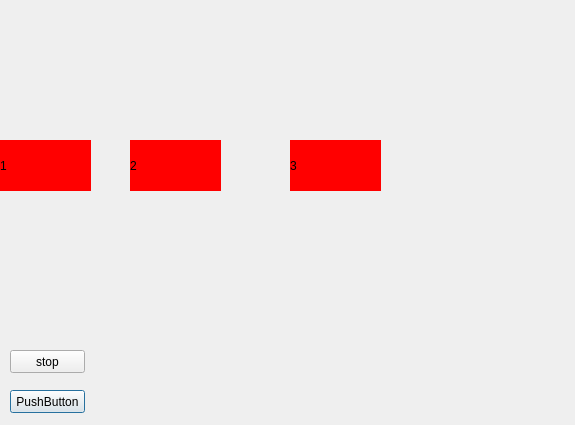
<?xml version="1.0" encoding="UTF-8"?>
<ui version="4.0">
 <class>Dialog</class>
 <widget class="QDialog" name="Dialog">
  <property name="geometry">
   <rect>
    <x>0</x>
    <y>0</y>
    <width>575</width>
    <height>425</height>
   </rect>
  </property>
  <property name="windowTitle">
   <string>Dialog</string>
  </property>
  <widget class="QLabel" name="label">
   <property name="geometry">
    <rect>
     <x>0</x>
     <y>140</y>
     <width>91</width>
     <height>51</height>
    </rect>
   </property>
   <property name="styleSheet">
    <string notr="true">background:red</string>
   </property>
   <property name="text">
    <string>1</string>
   </property>
  </widget>
  <widget class="QPushButton" name="pushButton">
   <property name="geometry">
    <rect>
     <x>10</x>
     <y>390</y>
     <width>75</width>
     <height>23</height>
    </rect>
   </property>
   <property name="text">
    <string>PushButton</string>
   </property>
  </widget>
  <widget class="QPushButton" name="pushButton_2">
   <property name="geometry">
    <rect>
     <x>10</x>
     <y>350</y>
     <width>75</width>
     <height>23</height>
    </rect>
   </property>
   <property name="text">
    <string>stop</string>
   </property>
  </widget>
  <widget class="QLabel" name="label_2">
   <property name="geometry">
    <rect>
     <x>130</x>
     <y>140</y>
     <width>91</width>
     <height>51</height>
    </rect>
   </property>
   <property name="styleSheet">
    <string notr="true">background:red</string>
   </property>
   <property name="text">
    <string>2</string>
   </property>
  </widget>
  <widget class="QLabel" name="label_3">
   <property name="geometry">
    <rect>
     <x>290</x>
     <y>140</y>
     <width>91</width>
     <height>51</height>
    </rect>
   </property>
   <property name="styleSheet">
    <string notr="true">background:red</string>
   </property>
   <property name="text">
    <string>3</string>
   </property>
  </widget>
 </widget>
 <resources/>
 <connections/>
</ui>
